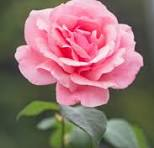
#> input picture Images/Image_Manupulation/flower.jpeg, 154 x 148 px
$ python image_flipping.py
#> lines starting #> are read from the running program, lines starting #| are printed output that depends on the picture
# Flipping Image using OpenCV

# Flipping can be done horizontally, vertically, or both using cv2.flip(image, flipCode) where flipCode:
# 0 means flipping around the x-axis (vertical flip),
# 1 means flipping around the y-axis (horizontal flip), and -1 means flipping around both axes.

import cv2

image = cv2.imread('./flower.jpeg')
#> image is the input picture: shape (148, 154, 3); mean B, G, R 112.7, 113.9, 149.5

if image is not None:
  flip_vertical = cv2.flip(image, 0)  # Vertical flip
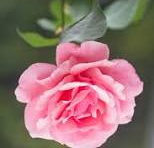
#> flip_vertical: shape (148, 154, 3); mean B, G, R 112.7, 113.9, 149.5
  flip_horizontal = cv2.flip(image, 1)  # Horizontal flip
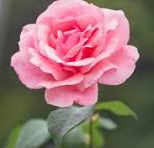
#> flip_horizontal: shape (148, 154, 3); mean B, G, R 112.7, 113.9, 149.5
  flip_both = cv2.flip(image, -1)  # Flip both axes
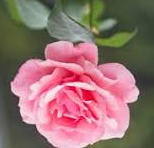
#> flip_both: shape (148, 154, 3); mean B, G, R 112.7, 113.9, 149.5

  # Display the original and flipped images
  cv2.imshow('Original Image', image)
  cv2.imshow('Flipped Vertical', flip_vertical)
  cv2.imshow('Flipped Horizontal', flip_horizontal)

  cv2.imshow('Flipped Both', flip_both)
  cv2.imwrite('./flipped_vertical_flower.jpeg', flip_vertical)  # Save the vertically flipped image
  cv2.imwrite('./flipped_horizontal_flower.jpeg', flip_horizontal)  # Save the horizontally flipped image
  cv2.imwrite('./flipped_both_flower.jpeg', flip_both)  # Save the flipped both axes image

  cv2.waitKey(0)
  cv2.destroyAllWindows()
else:
    print("Error: Could not read the image. Please check the file path.")
